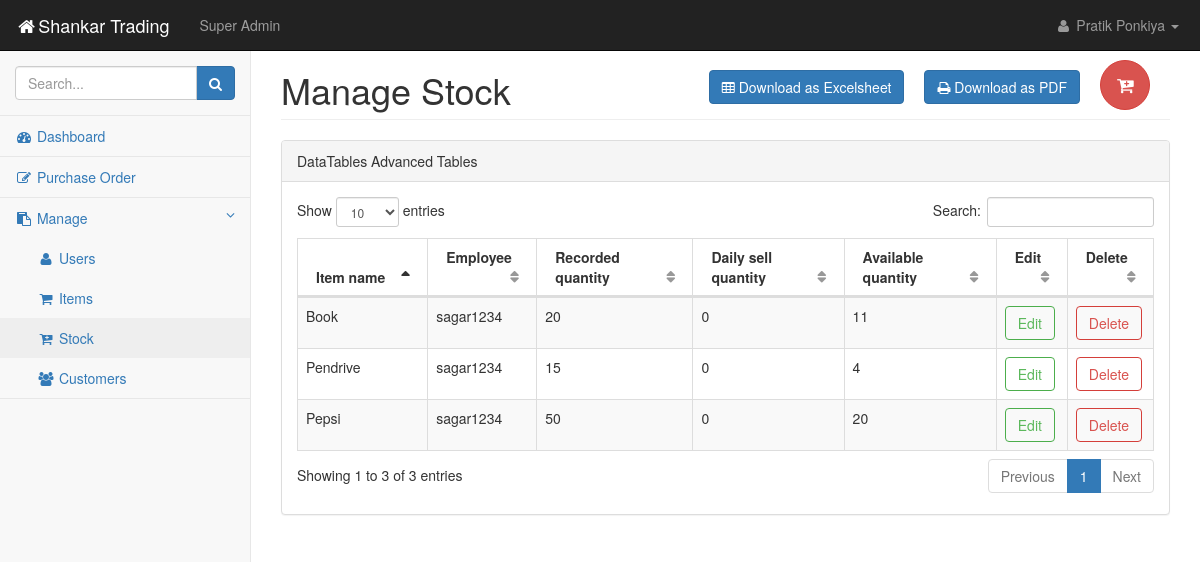
/pages/tables4.php (signed in), run on the app's committed database.
### tables this page shows
CREATE TABLE `tbl_item_stock` (
  `id` int(11) NOT NULL,
  `item_id` int(11) NOT NULL,
  `item_name` varchar(50) NOT NULL,
  `employee_uname` varchar(50) NOT NULL,
  `date_time` timestamp NOT NULL DEFAULT CURRENT_TIMESTAMP ON UPDATE CURRENT_TIMESTAMP,
  `recorded_quantity` int(11) NOT NULL,
  `daily_sell_quantity` int(11) NOT NULL,
  `available_quantity` int(11) NOT NULL
);

### pages/tables4.php (the view, shortened to what this page needs)
<?php
include "sidepanel.php";
?>
            <div id="page-wrapper">
                <div class="row">
                    <div class="col-lg-12">
                        <form action="forms4.php" method="POST">
                    <button type="submit" class="btn btn-danger btn-circle btn-lg" style="float:right;margin:30px 20px 0px 0px;" name="addbtn">
                        <i class="fa fa-cart-plus"></i></button></form>
                        <a href="pdflib.php?file=stocks"><button type="button" class="btn btn-primary" style="float:right;margin:40px 20px 0px 0px;">
                            <i class="fa fa-print"></i> Download as PDF</button></a>
                        <a href="export_excel4.php"><button type="button" class="btn btn-primary" style="float:right;margin:40px 20px 0px 0px;">
                            <i class="fa fa-table"></i> Download as Excelsheet</button></a>
                        <h1 class="page-header">Manage Stock</h1>
                    </div>
                </div>
                <div class="row">
                    <div class="col-lg-12">
                        <div class="panel panel-default">
                            <div class="panel-heading">
                                DataTables Advanced Tables
                            </div>
                            <div class="panel-body">
                                <div class="dataTable_wrapper">
                                    <table class="table table-striped table-bordered table-hover" id="dataTables-example">
                                    <col width="130">
                                        <thead>
                                            <tr>
                                                  <th>Item name</th>
                                                  <th>Employee</th>
                                                  <th>Recorded quantity</th>
                                                  <th>Daily sell quantity</th>
                                                  <th>Available quantity</th>
                                                  <th>Edit</th>
                                                  <th>Delete</th>
                                            </tr>
                                        </thead>
                                        <tbody>
                                            <?php
                                            $sql = "SELECT * FROM `tbl_item_stock`";
                                            $result = $conn->query($sql);
                                            while($row=$result->fetch_assoc()){?>
                                        <tr class="odd gradeX">
                                        <td><?php echo $row['item_name'];?></td>
                                                <td><?php echo $row['employee_uname'];?></td>
                                                <td><?php echo $row['recorded_quantity'];?></td>
                                                <td><?php echo $row['daily_sell_quantity'];?></td>
                                                <td><?php echo $row['available_quantity'];?></td>
                                                  <td class="center">
                                                      <form action="forms4.php" method="POST">
                                                      <button type="submit" class="btn btn-outline btn-success" name="editbtn">Edit</button>
                                                      </form>
                                                  </td>
                                                  <td class="center">
                                                      <form action="delete_user.php" method="POST">
                                                      <button type="submit" onclick="return confirm_delete()" class="btn btn-outline btn-danger" name="deletebtn_stock">Delete</button>
                                                    </form>
                                                </td>
                                       </tr>
                                            <?php } ?>
                                        </tbody>
                                    </table>
                                </div>
                            </div>
                        </div>
                    </div>
                </div>
            </div>
        </div>
    </body>
</html>

### css/startmin.css (style rules this page uses)
body { background-color: #f8f8f8; }
#page-wrapper { padding: 30px 15px 0 15px; min-height: 568px; background-color: #fff; }
@media (min-width:768px) { #page-wrapper { position: inherit; margin-left: 250px; padding: 30px 30px 0 30px; border-left: 1px solid #e7e7e7; } }
.btn-outline { color: inherit; background-color: transparent; transition: all .5s; }
.btn-success.btn-outline { color: #5cb85c; }
.btn-danger.btn-outline { color: #d9534f; }
table.dataTable thead .sorting, table.dataTable thead .sorting_asc, table.dataTable thead .sorting_desc, table.dataTable thead .sorting_asc_disabled, table.dataTable thead .sorting_desc_disabled { background: 0 0; }
table.dataTable thead .sorting_asc:after { content: "\f0de"; float: right; font-family: fontawesome; }
table.dataTable thead .sorting:after { content: "\f0dc"; float: right; font-family: fontawesome; color: rgba(50,50,50,.5); }
.btn-circle { width: 30px; height: 30px; padding: 6px 0; border-radius: 15px; text-align: center; font-size: 12px; line-height: 1.428571429; }
.btn-circle.btn-lg { width: 50px; height: 50px; padding: 10px 16px; border-radius: 25px; font-size: 18px; line-height: 1.33; }

### data on the page
tbl_item_stock: item_name "Book", employee_uname "sagar1234", recorded_quantity "20", daily_sell_quantity "0", available_quantity "11"
tbl_item_stock: item_name "Pepsi", employee_uname "sagar1234", recorded_quantity "50", daily_sell_quantity "0", available_quantity "20"
tbl_item_stock: item_name "Pendrive", employee_uname "sagar1234", recorded_quantity "15", daily_sell_quantity "0", available_quantity "4"

### other printed values
$_SESSION['fname'] "Pratik"
$_SESSION['lname'] "Ponkiya"
